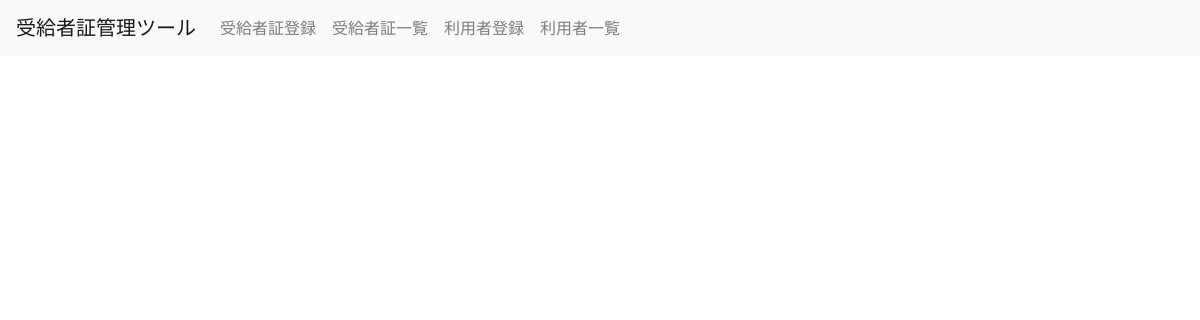
Page /user_select.php on the earlier database version.
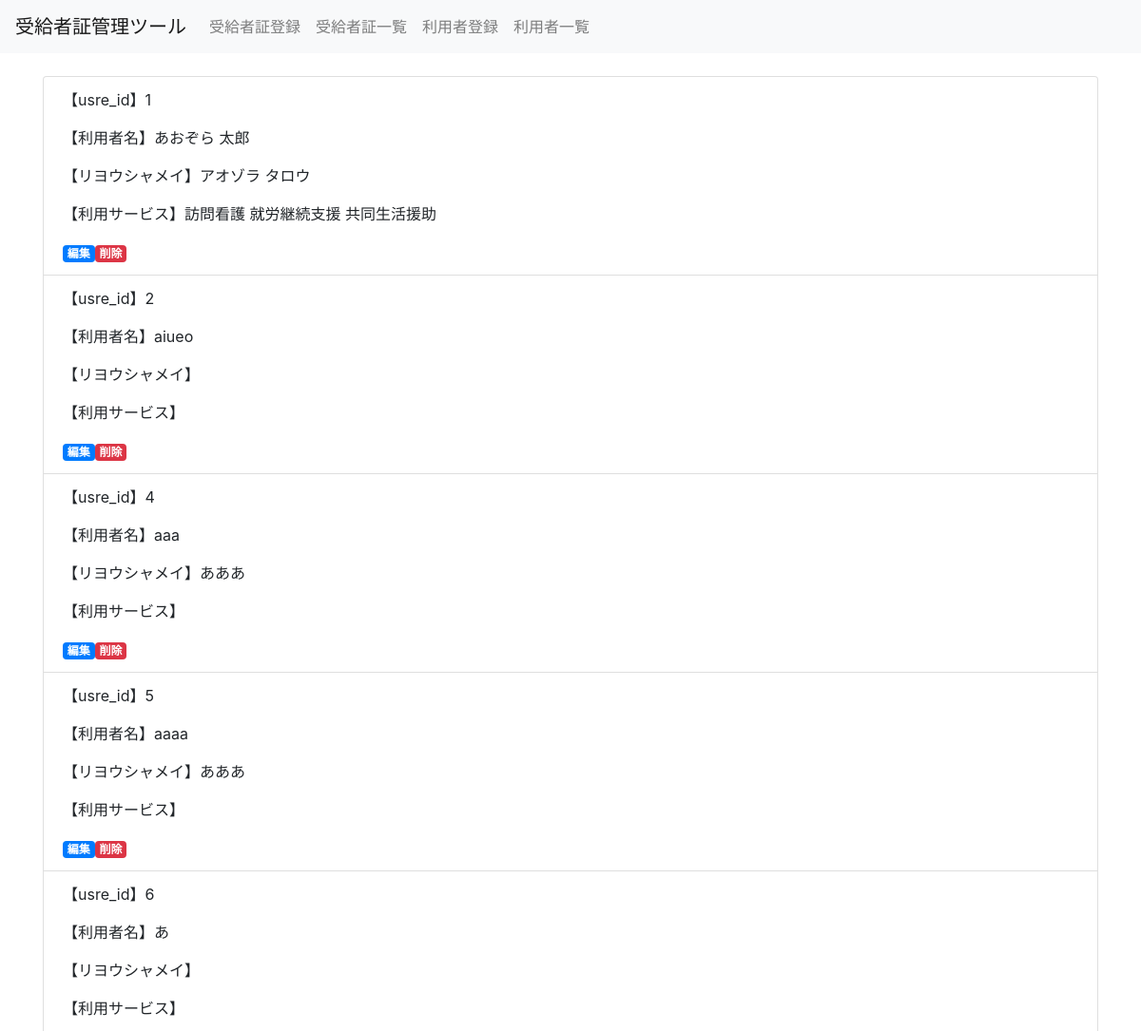
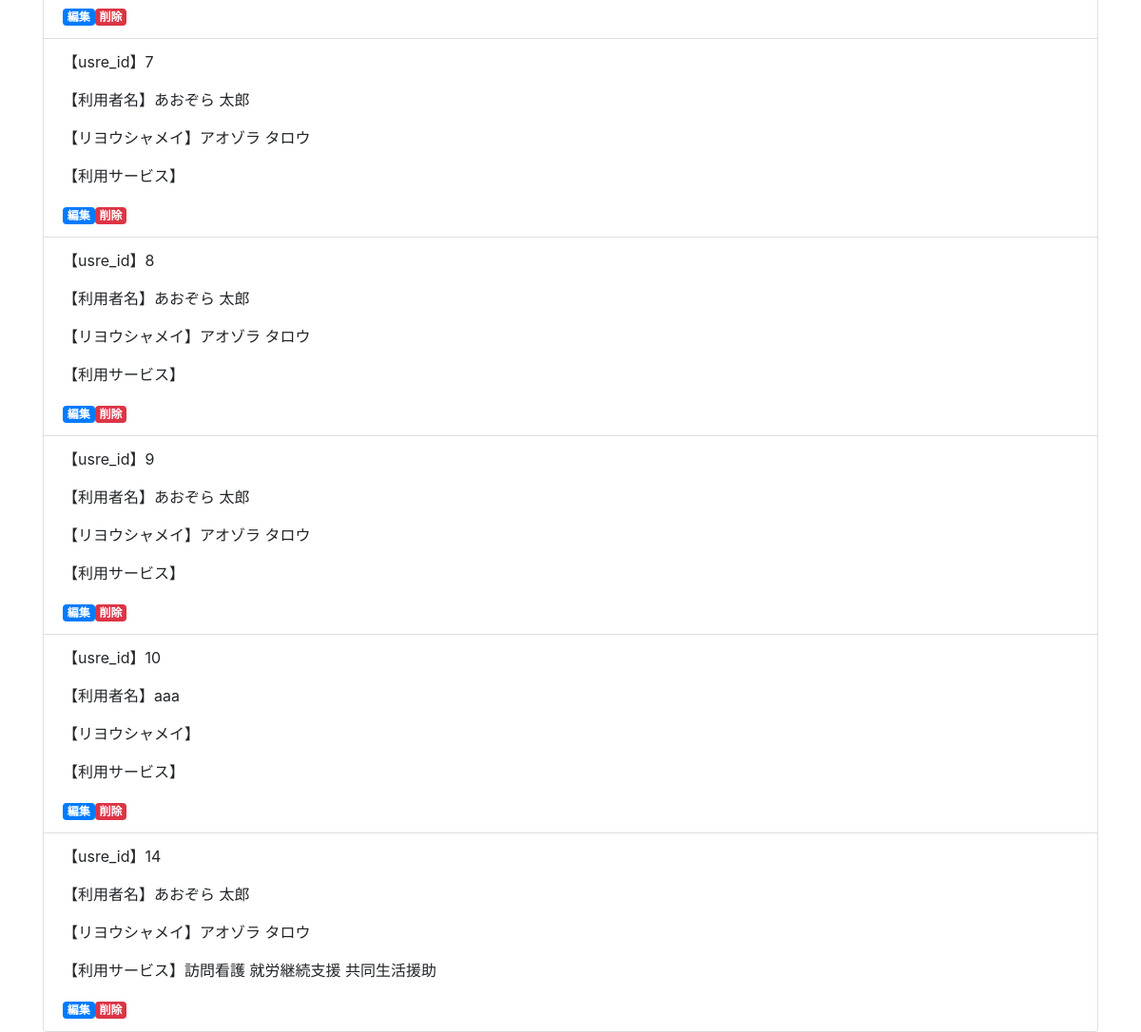
Same page on the later database version (2 pictures, top to bottom).
### tables this page shows
CREATE TABLE `mst_care_user` (
  `USER_ID` int(12) NOT NULL,
  `USER_NAME` varchar(64) NOT NULL,
  `USER_KANA` varchar(64) DEFAULT NULL,
  `ATTENTION_LV` varchar(64) DEFAULT NULL,
  `NO_NEEDS` char(1) DEFAULT NULL,
  `HOSPITAL` varchar(64) DEFAULT NULL,
  `ASSIGN_M_F` char(1) DEFAULT NULL,
  `NURSING` tinyint(1) DEFAULT NULL,
  `EMPLOYMENT_B` tinyint(1) DEFAULT NULL,
  `GH` tinyint(1) DEFAULT NULL
);

### user_select.php (the view)
<?php
include("functions.php");
$title = "利用者一覧";
$head = headHtml($title);
$header = headerHtml($title);
$pdo = db_conn();
$sql = "SELECT * FROM mst_care_user";
$stmt = $pdo->prepare($sql);
$status = $stmt->execute();
$view="";
if ($status == false) {
    errorMsg($stmt);
} else {
    while ($result = $stmt->fetch(PDO::FETCH_ASSOC)) {
        $user_id = "【usre_id】".$result["USER_ID"];
        $user_name = "【利用者名】".$result["USER_NAME"];
        $user_kana = "【リヨウシャメイ】".$result["USER_KANA"];
        $service = "【利用サービス】";
        if ($result["NURSING"]) {
            $service .= "訪問看護 ";
        }
        if ($result["EMPLOYMENT_B"]) {
            $service .= "就労継続支援 ";
        }
        if ($result["GH"]) {
            $service .= "共同生活援助 ";
        }
        $edit = '<a href="user_detail.php?user_id='.$result['USER_ID'].'" class="badge badge-primary">編集</a>';
        $delete = '<a href="user_delete.php?user_id='.$result['USER_ID'].'" class="badge badge-danger">削除</a>';
        $view .= "<li class='list-group-item'>
            <p>$user_id</p>
            <p>$user_name</p>
            <p>$user_kana</p>
            <p>$service</p>
            $edit$delete
            </li>";
    }
}
?>
<!DOCTYPE html>
<html lang="ja">
<?=$head?>
<body>
    <?=$header?>
    <div class="container">
        <ul class="list-group">
            <?=$view?>
        </ul>
    </div>
</body>
</html>

### functions.php (shortened to what this page needs)
<?php
function headHtml($title) {
    $head = "<head>
    <meta charset='UTF-8'>
    <meta name='viewport' content='width=device-width, initial-scale=1.0'>
    <meta http-equiv='X-UA-Compatible' content='ie=edge'>
    <title>$title</title>
    <link rel='stylesheet' href='https://stackpath.bootstrapcdn.com/bootstrap/4.2.1/css/bootstrap.min.css'>
    </head>";
    return $head;
}
function headerHtml() {
    $header = "<header class='mb-4'>
        <nav class='navbar navbar-expand-lg navbar-light bg-light'>
        <a class='navbar-brand' href='#'>受給者証管理ツール</a>
        <button class='navbar-toggler' type='button' data-toggle='collapse' data-target='#navbarNav' aria-controls='navbarNav' aria-expanded='false' aria-label='Toggle navigation'>
        <span class='navbar-toggler-icon'></span>
        </button>
        <div class='collapse navbar-collapse' id='navbarNav'>
        <ul class='navbar-nav'>
        <li class='nav-item'>
        <a class='nav-link' href='ju_registration.php'>受給者証登録</a>
        </li>
        <li class='nav-item'>
        <a class='nav-link' href='index.php'>受給者証一覧</a>
        </li>
        <li class='nav-item'>
        <a class='nav-link' href='user_registration.php'>利用者登録</a>
        </li>
        <li class='nav-item'>
        <a class='nav-link' href='user_select.php'>利用者一覧</a>
        </li>
        </ul>
        </div>
        </nav>
        </header>";
    return $header;
}

Differences in the rows shown:
added mst_care_user: USER_ID "【usre_id】1", USER_NAME "【利用者名】あおぞら 太郎", USER_KANA "【リヨウシャメイ】アオゾラ タロウ", service "【利用サービス】訪問看護 就労継続支援 共同生活援助"
added mst_care_user: USER_ID "【usre_id】2", USER_NAME "【利用者名】aiueo", USER_KANA "【リヨウシャメイ】", service "【利用サービス】"
added mst_care_user: USER_ID "【usre_id】4", USER_NAME "【利用者名】aaa", USER_KANA "【リヨウシャメイ】あああ", service "【利用サービス】"
added mst_care_user: USER_ID "【usre_id】5", USER_NAME "【利用者名】aaaa", USER_KANA "【リヨウシャメイ】あああ", service "【利用サービス】"
added mst_care_user: USER_ID "【usre_id】6", USER_NAME "【利用者名】あ", USER_KANA "【リヨウシャメイ】", service "【利用サービス】"
added mst_care_user: USER_ID "【usre_id】7", USER_NAME "【利用者名】あおぞら 太郎", USER_KANA "【リヨウシャメイ】アオゾラ タロウ", service "【利用サービス】"
added mst_care_user: USER_ID "【usre_id】8", USER_NAME "【利用者名】あおぞら 太郎", USER_KANA "【リヨウシャメイ】アオゾラ タロウ", service "【利用サービス】"
added mst_care_user: USER_ID "【usre_id】9", USER_NAME "【利用者名】あおぞら 太郎", USER_KANA "【リヨウシャメイ】アオゾラ タロウ", service "【利用サービス】"
added mst_care_user: USER_ID "【usre_id】10", USER_NAME "【利用者名】aaa", USER_KANA "【リヨウシャメイ】", service "【利用サービス】"
added mst_care_user: USER_ID "【usre_id】14", USER_NAME "【利用者名】あおぞら 太郎", USER_KANA "【リヨウシャメイ】アオゾラ タロウ", service "【利用サービス】訪問看護 就労継続支援 共同生活援助"
